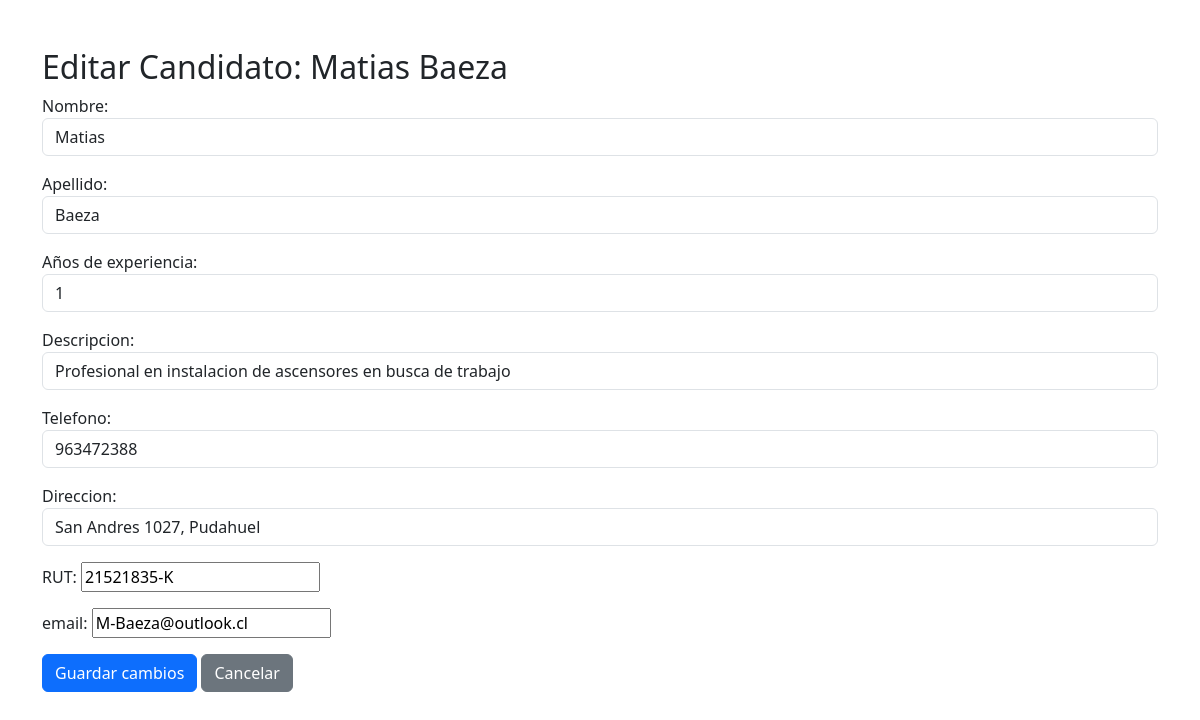
The app's page /editar-candidato/1/ (signed in) with its own data.
### main/models.py (models this page shows, shortened)
class Candidato(models.Model):
    usuario = models.OneToOneField(settings.AUTH_USER_MODEL, on_delete=models.CASCADE, related_name="perfil_candidato")
    rut = models.CharField("RUT", max_length=12, unique=True)
    nombre = models.CharField(max_length=50)
    apellido = models.CharField(max_length=50)
    experiencia = models.PositiveIntegerField("Años de experiencia", default=0)
    descripcion = models.TextField("Descripcion", blank=True, null=True)
    telefono = models.CharField(max_length=15, blank=True, null=True)
    direccion = models.CharField(max_length=100, blank=True, null=True)
    cv = models.FileField(upload_to="cvs/", null=True, blank=True)

class Usuario(AbstractUser):
    ROLES = [
        ("candidato", "Candidato"),
        ("reclutador", "Reclutador"),
        ("administrador", "Administrador"),
    ]
    username = models.CharField(max_length=50, unique=True)
    email = models.EmailField(unique=True)
    rol = models.CharField(max_length=20, choices=ROLES)
    first_name = None
    last_name = None
    USERNAME_FIELD = "username"
    REQUIRED_FIELDS = ["email", "rol"]

### administrador/views.py (the view)
# urls.py: path("editar-candidato/<int:pk>/", views.editar_candidato, name="editar_candidato"),
@login_required
def editar_candidato(request, pk):
    if request.user.rol != "administrador":
        return HttpResponseForbidden("Acceso denegado")
    candidato = get_object_or_404(Candidato, pk=pk)
    if request.method == "POST":
        form = EditarCandidatoForm(request.POST, instance=candidato)
        if form.is_valid():
            form.save()
            messages.success(request, "Candidato actualizado correctamente.")
            return redirect("administrador:portal_administrador")
        else:
            messages.error(request, "Hay errores en el formulario.")
    else:
        form = EditarCandidatoForm(instance=candidato)
    return render(request, "administrador/editar_candidato.html", {
    "form": form,
    "candidato": candidato,
})

### administrador/forms.py (shortened to what this page needs)
class EditarCandidatoForm(forms.ModelForm):
    email = forms.EmailField(label="email", max_length=254)
    class Meta:
        model = Candidato
        fields = ['nombre', 'apellido', 'experiencia', 'descripcion', 'telefono', 'direccion', 'rut', 'email']
        widgets = {
            'nombre': forms.TextInput(attrs={'class': 'form-control'}),
            'apellido': forms.TextInput(attrs={'class': 'form-control'}),
            'email': forms.EmailInput(attrs={'class': 'form-control'}),
            'experiencia': forms.NumberInput(attrs={'class': 'form-control'}),
            'descripcion': forms.TextInput(attrs={'class': 'form-control'}),
            'telefono': forms.TextInput(attrs={'class': 'form-control'}),
            'direccion': forms.TextInput(attrs={'class': 'form-control'}),
        }
    def __init__(self, *args, **kwargs):
        instance = kwargs.get('instance')
        super().__init__(*args, **kwargs)
        if instance:
            self.fields['email'].initial = instance.usuario.email

### administrador/templates/administrador/editar_candidato.html (shortened to what this page needs)
{% extends "administrador/base.html" %}
{% block content %}
<div class="container mt-5">
  <h2>Editar Candidato: {{ candidato.nombre }} {{ candidato.apellido }}</h2>
  <form method="POST">
    {{ form.as_p }}
    <button type="submit" class="btn btn-primary">Guardar cambios</button>
    <a href="{% url 'administrador:portal_administrador' %}" class="btn btn-secondary">Cancelar</a>
  </form>
</div>
{% endblock %}

### records on screen
Candidato: nombre "Matias", apellido "Baeza", experiencia "1", descripcion "Profesional en instalacion de ascensores en busca de trabajo", telefono "963472388", direccion "San Andres 1027, Pudahuel", rut "21521835-K"
Usuario: email "M-Baeza@outlook.cl"
